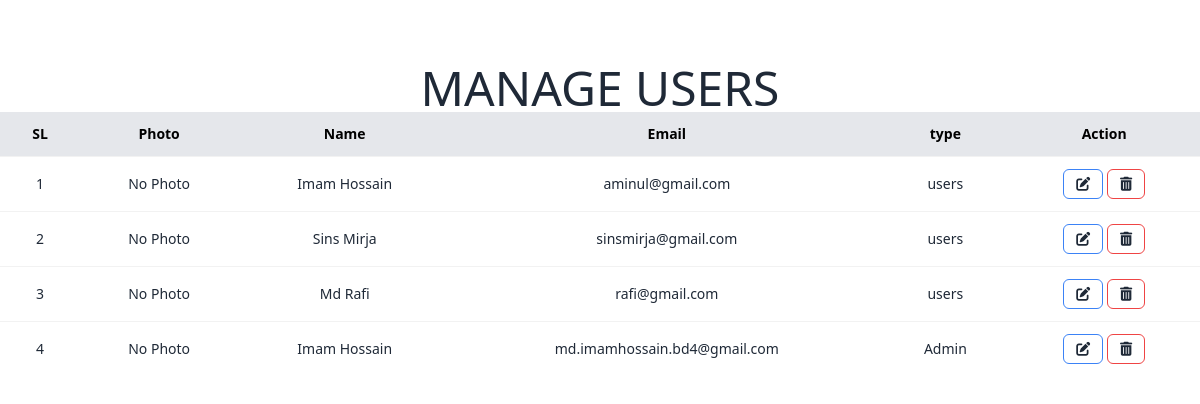
/AdminPanle/pages/user.php, run on the app's committed database.
### tables this page shows
CREATE TABLE `users` (
  `id` int(50) NOT NULL,
  `name` varchar(150) DEFAULT NULL,
  `number` varchar(100) DEFAULT NULL,
  `email` varchar(200) DEFAULT NULL,
  `password` varchar(100) DEFAULT NULL,
  `type` varchar(255) NOT NULL DEFAULT 'user'
);

### AdminPanle/pages/user.php (the view, shortened to what this page needs)
<?php
$conn = mysqli_connect("localhost", "root", "", "shohoz_bus");
?>
<!DOCTYPE html>
<html lang="en">
<head>
    <link href="https://cdn.jsdelivr.net/npm/daisyui@4.12.14/dist/full.min.css" rel="stylesheet" type="text/css" />
    <link href="https://cdn.jsdelivr.net/npm/flowbite@2.5.2/dist/flowbite.min.css" rel="stylesheet" />
    <script src="https://cdn.tailwindcss.com"></script>
</head>
<body>
    <section class="pt-16">
        <h3 class="lg:text-5xl md:text-4xl text-2xl uppercase titel_content text-center">Manage Users</h3>
        <div class="overflow-x-auto">
            <table class="w-full table table-xs md:table-md mb-20">
                <thead>
                    <tr class="bg-gray-200 text-black border-b text-center text-xs md:text-sm font-thin">
                        <th>SL</th>
                        <th>Photo</th>
                        <th>Name</th>
                        <th>Email</th>
                        <th>type</th>
                        <th>Action</th>
                    </tr>
                </thead>
                <tbody class="bg-white">
                    <?php
                    $getUsers = $conn->query("SELECT * FROM users");
                    if ($getUsers->num_rows > 0) {
                        $counter = 1;
                        while ($row = $getUsers->fetch_assoc()) {
                            $id = $row['id'] ?? 'Unknown';
                            $name = $row['name'] ?? 'Unknown';
                            $email = $row['email'] ?? 'Unknown';
                            $type = $row['type'] ?? 'Unknown';
                            $photo = $row['photo'] ?? null;
                            $photo_mime = $row['mime_type'] ?? null;
                            echo "
                                <tr class='text-center text-sm'>
                                    <td>$counter</td>
                                    <td>";
                            if (!empty($photo) && !empty($photo_mime)) {
                                echo "<img class='h-10 w-10 object-cover rounded-full' src='data:$photo_mime;base64," . base64_encode($photo) . "' alt='User Photo'>";
                            } else {
                                echo "<span>No Photo</span>";
                            }
                            echo "</td>
                                    <td>$name</td>
                                    <td>$email</td>
                                    <td>$type</td>
                                    <td>
                                        <button class='px-3 py-1 rounded-md text-sm border border-blue-500 font-medium hover:text-white hover:bg-blue-500'
                                            onclick=\"openUpdateModal($id, '$type')\">
                                            <i class='fa-solid fa-pen-to-square'></i>
                                        </button>
                                        <button class='px-3 py-1 rounded-md text-sm border border-red-500 font-medium hover:text-white hover:bg-red-500'
                                            onclick=\"openModal($id, '$name')\">
                                            <i class='fa-solid fa-trash-can'></i>
                                        </button>
                                    </td>
                                </tr>
                            ";
                            $counter++;
                        }
                    } else {
                        echo "<tr><td colspan='6' class='text-center'>No users found</td></tr>";
                    }
                    ?>
                </tbody>
            </table>
        </div>
    </section>
</body>
</html>

### data on the page
users: name "Imam Hossain", email "aminul@gmail.com", type "users"
users: name "Sins Mirja", email "sinsmirja@gmail.com", type "users"
users: name "Md Rafi", email "rafi@gmail.com", type "users"
users: name "Imam Hossain", email "md.imamhossain.bd4@gmail.com", type "Admin"
